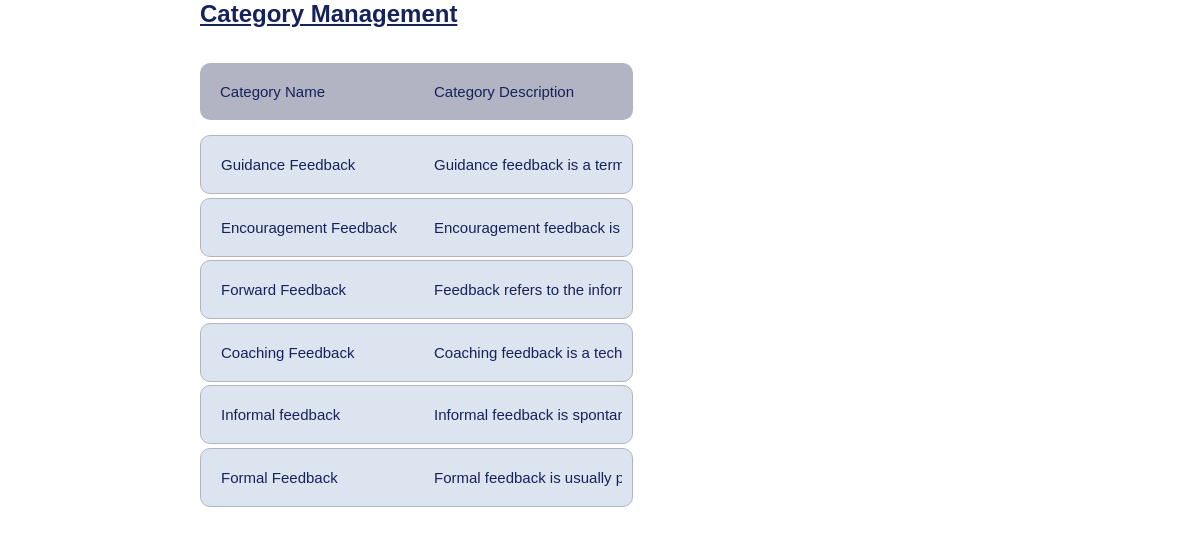
/view/categoryManagementAdmin.php (signed in), run on an earlier commit of the app's database.
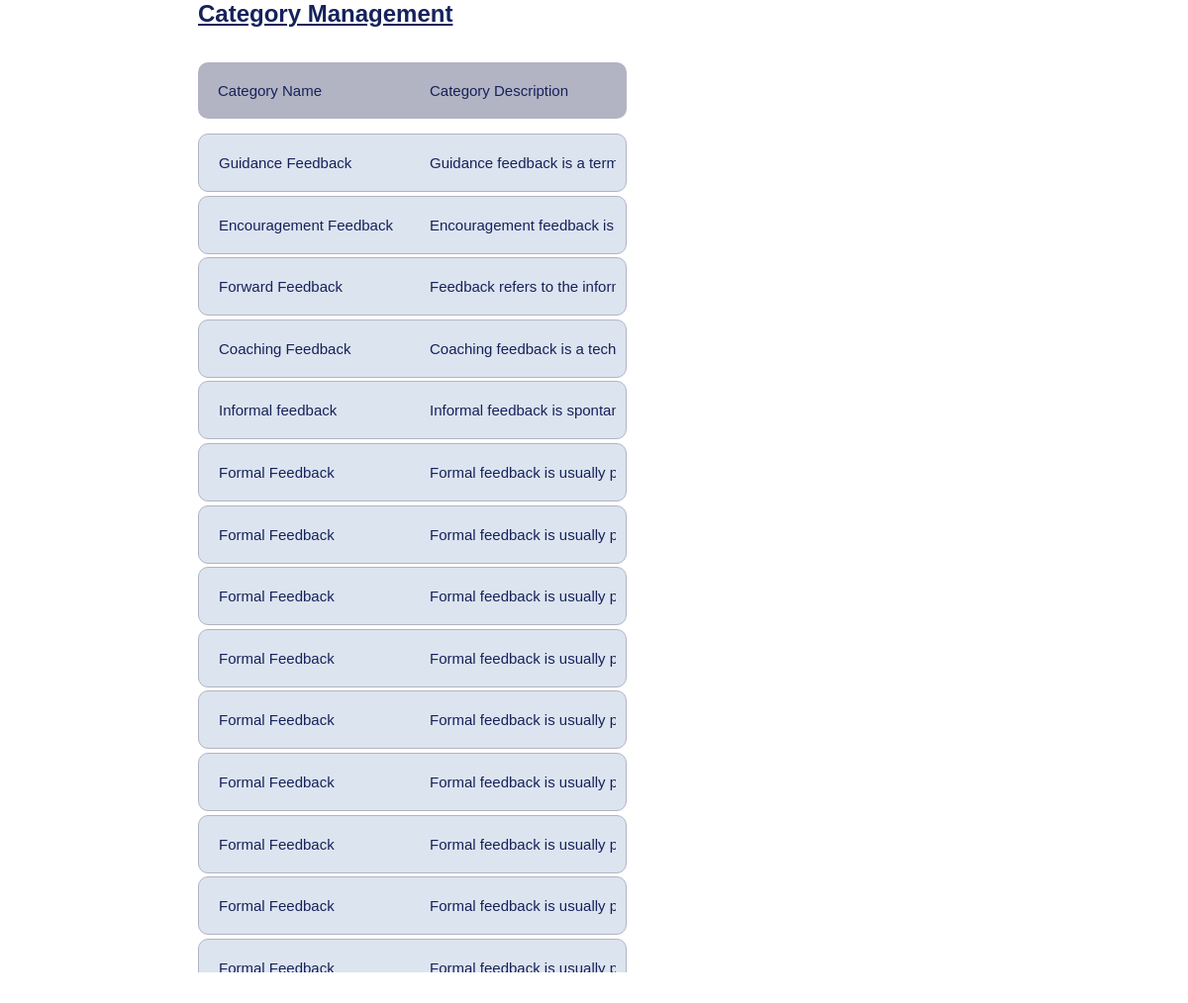
And on a later commit of the database.
### tables this page shows
CREATE TABLE `category_tb` (
  `category_id` int(11) NOT NULL,
  `category_name` varchar(100) NOT NULL,
  `category_desc` varchar(500) NOT NULL
);

### view/categoryManagementAdmin.php (the view, shortened to what this page needs)
<!DOCTYPE html>
<html lang="en">
<head>
  <link rel="stylesheet" href="../css/cate_manager.css" />
  <link rel="stylesheet" href="../css/adminQaFeedbackManagement.css" />
</head>
<body>
  <div class="form-wrapper-cate">
    <div class="qa-ad-fb-mn-container">
      <div class="form-right-cate">
        <p class="title-cate">Category Management</p>
      </div>
      <div class="qa-ad-scroll-table">
        <div class="qa-ad-table-data">
          <div class="qa-ad-fb-thead">
            <div class="qa-ad-thead-cell">Category Name</div>
            <div class="qa-ad-thead-cell">Category Description</div>
          </div>
          <div class="y-scroll-tb-data">
            <?php
            include_once "../data/connection.php";
            $sql = "SELECT * from category_tb";
            $result = $conn->query($sql);
            if ($result->num_rows > 0) {
              while ($row = $result->fetch_assoc()) {
            ?>
                <div class="qa-ad-fb-tbody">
                  <div class="qa-ad-tbody-cell" title="<?php echo $row["category_name"]; ?>">
                    <p><?php echo $row["category_name"]; ?></p>
                  </div>
                  <div class="qa-ad-tbody-cell" title="<?php echo $row["category_desc"]; ?>">
                    <p><?php echo $row["category_desc"]; ?></p>
                  </div>
                </div>
            <?php
              }
            }
            ?>
          </div>
        </div>
      </div>
    </div>
</body>
</html>

What changed in the data, as far as the page shows it:
added category_tb: category_name "Formal Feedback", category_desc "Formal feedback is usually…"
added category_tb: category_name "Formal Feedback", category_desc "Formal feedback is usually…"
added category_tb: category_name "Formal Feedback", category_desc "Formal feedback is usually…"
added category_tb: category_name "Formal Feedback", category_desc "Formal feedback is usually…"
added category_tb: category_name "Formal Feedback", category_desc "Formal feedback is usually…"
added category_tb: category_name "Formal Feedback", category_desc "Formal feedback is usually…"
added category_tb: category_name "Formal Feedback", category_desc "Formal feedback is usually…"
added category_tb: category_name "Formal Feedback", category_desc "Formal feedback is usually…"
